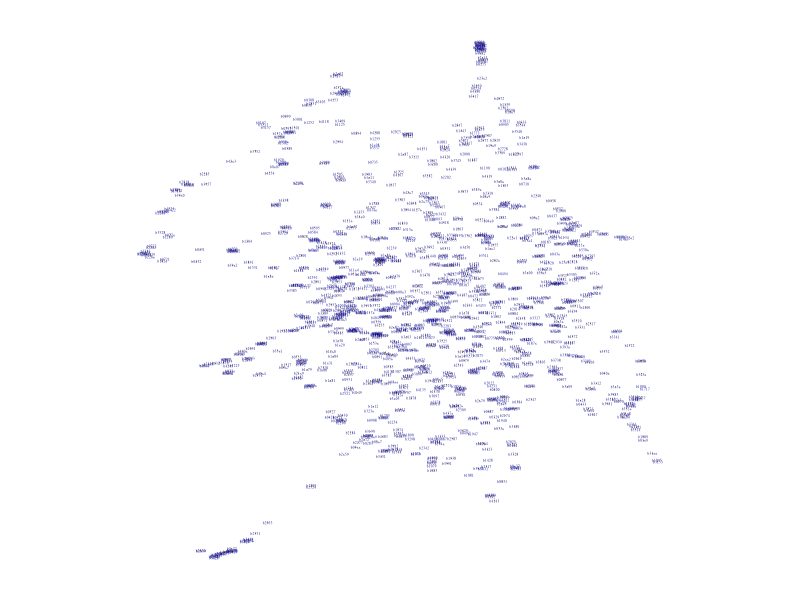

The R source for this figure:
library(igraph)

links <- read.csv("out/coexpr_knitout.csv", header=T, as.is=T)
#links <- links[links$gene%in%c("BRCA1","RAD51"),]
#links <- links[,-5]
#links$weight <- 1
#links <- unique(links)

net <- graph_from_data_frame(d=links, directed=T) 
net <- simplify(net, remove.multiple = F, remove.loops = T)

#net <- delete.edges(net, which(E(net)$weight <= 0.99))
#net <- delete.vertices(net, which(degree(net) < 4))

E(net)$color <- c("red","blue")[as.factor(E(net)$type)]
E(net)$width <- 0.01
V(net)$size <- degree(net)/max(degree(net))
V(net)$frame.color <- NA
V(net)$label <- V(net)$name
V(net)$label.cex <- 0.2
E(net)$arrow.size <- 0

layout <- layout_nicely

pdf("graphs/knitter.pdf")
	par(mar=c(1,1,1,1))
	plot(net,
		layout=layout,
		vertex.label.cex=.2)
dev.off()
